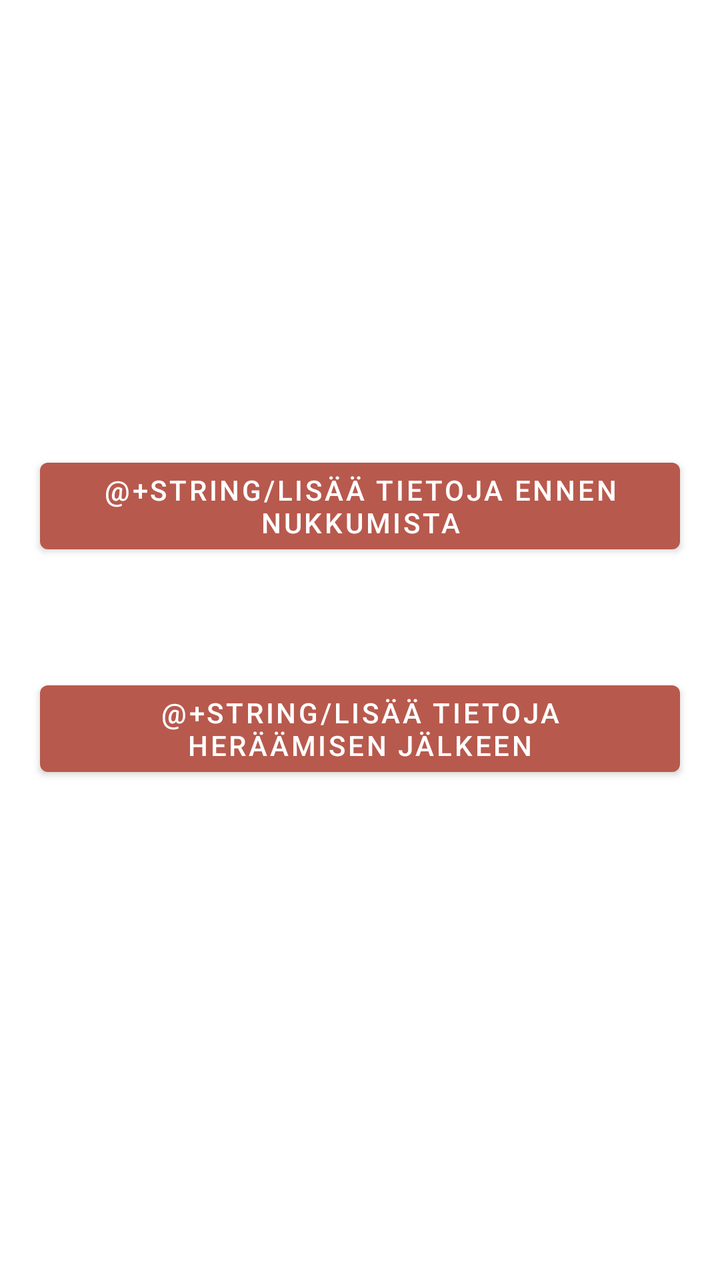
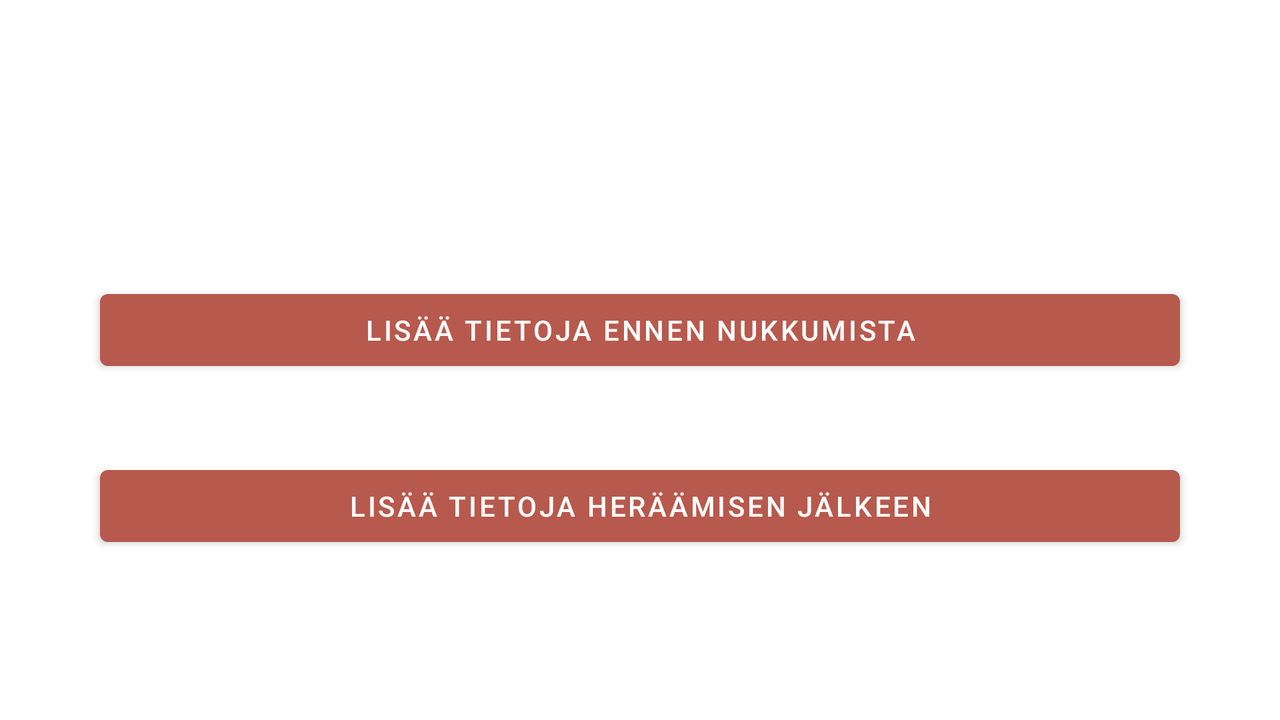

The same Android screen from two of the app's own layout files: first res/layout/ as a phone draws it, then the repository's variant for another configuration, drawn on a device whose configuration selects that folder. Both files follow.
<!-- AndroidManifest.xml: application theme Theme.Peippo -->
<!-- res/layout/activity_no_data_saved.xml -->
<?xml version="1.0" encoding="utf-8"?>
<androidx.constraintlayout.widget.ConstraintLayout xmlns:android="http://schemas.android.com/apk/res/android"
    xmlns:app="http://schemas.android.com/apk/res-auto"
    xmlns:tools="http://schemas.android.com/tools"
    android:layout_width="match_parent"
    android:layout_height="match_parent"
    tools:context=".ActivityNoDataSaved">

    <TextView
        android:id="@+id/textView"
        android:layout_width="0dp"
        android:layout_height="0dp"
        android:layout_marginStart="71dp"
        android:layout_marginTop="105dp"
        android:layout_marginEnd="71dp"
        android:layout_marginBottom="51dp"
        android:textSize="16sp"
        app:layout_constraintBottom_toTopOf="@+id/beforeSleepButton"
        app:layout_constraintEnd_toEndOf="parent"
        app:layout_constraintStart_toStartOf="parent"
        app:layout_constraintTop_toTopOf="parent" />

    <Button
        android:id="@+id/beforeSleepButton"
        android:layout_width="wrap_content"
        android:layout_height="wrap_content"
        android:layout_marginBottom="56dp"
        android:onClick="buttonAddBeforeSleepClicked"
        android:text="@+String/Lisää tietoja ennen nukkumista"
        app:layout_constraintBottom_toTopOf="@+id/afterSleepButton"
        app:layout_constraintEnd_toEndOf="parent"
        app:layout_constraintStart_toStartOf="parent"
        app:layout_constraintTop_toBottomOf="@+id/textView" />

    <Button
        android:id="@+id/afterSleepButton"
        android:layout_width="wrap_content"
        android:layout_height="wrap_content"
        android:layout_marginBottom="248dp"
        android:onClick="buttonAddAfterSleepClicked"
        android:text="@+String/Lisää tietoja heräämisen jälkeen"
        app:layout_constraintBottom_toBottomOf="parent"
        app:layout_constraintStart_toStartOf="@+id/beforeSleepButton"
        app:layout_constraintTop_toBottomOf="@+id/beforeSleepButton" />
</androidx.constraintlayout.widget.ConstraintLayout>
<!-- resources referenced by this layout -->
<resources>
  <style name="Theme.Peippo" parent="Theme.MaterialComponents.DayNight.DarkActionBar">
          
          <item name="colorPrimary">@color/purple_500</item>
          <item name="colorPrimaryVariant">@color/purple_700</item>
          <item name="colorOnPrimary">@color/white</item>
          
          <item name="colorSecondary">@color/teal_200</item>
          <item name="colorSecondaryVariant">@color/teal_700</item>
          <item name="colorOnSecondary">@color/black</item>
          
          <item name="android:statusBarColor" tools:targetApi="l">?attr/colorPrimaryVariant</item>
          
      </style>
  <color name="purple_500">#B8594D</color>
  <color name="purple_700">#B8594D</color>
  <color name="white">#FFFFFFFF</color>
  <color name="teal_200">#FF03DAC5</color>
  <color name="teal_700">#FF018786</color>
  <color name="black">#FF000000</color>
</resources>
<!-- res/layout-land/activity_no_data_saved.xml (the repository's variant of the layout above) -->
<!-- drawn on the phone turned sideways -->
<?xml version="1.0" encoding="utf-8"?>
<androidx.constraintlayout.widget.ConstraintLayout xmlns:android="http://schemas.android.com/apk/res/android"
    xmlns:app="http://schemas.android.com/apk/res-auto"
    android:layout_width="match_parent"
    android:layout_height="match_parent">

    <androidx.constraintlayout.widget.Guideline
        android:id="@+id/guideline5"
        android:layout_width="wrap_content"
        android:layout_height="wrap_content"
        android:orientation="vertical"
        app:layout_constraintGuide_percent="0.5"  />

    <TextView
        android:id="@+id/textView"
        android:layout_width="0dp"
        android:layout_height="wrap_content"
        android:layout_marginStart="71dp"
        android:layout_marginTop="105dp"
        android:layout_marginEnd="71dp"
        android:layout_marginBottom="51dp"
        android:textAlignment="center"
        android:textSize="16sp"
        app:layout_constraintBottom_toTopOf="@+id/beforeSleepButton"
        app:layout_constraintEnd_toEndOf="parent"
        app:layout_constraintStart_toStartOf="parent"
        app:layout_constraintTop_toTopOf="parent" />

    <Button
        android:id="@+id/beforeSleepButton"
        android:layout_width="0dp"
        android:layout_height="wrap_content"
        android:layout_marginStart="50dp"
        android:layout_marginEnd="50dp"
        android:layout_marginBottom="40dp"
        android:onClick="buttonAddBeforeSleepClicked"
        android:text="Lisää tietoja ennen nukkumista"
        app:layout_constraintBottom_toTopOf="@+id/afterSleepButton"
        app:layout_constraintEnd_toEndOf="parent"
        app:layout_constraintStart_toStartOf="parent"
        app:layout_constraintTop_toBottomOf="@+id/textView" />

    <Button
        android:id="@+id/afterSleepButton"
        android:layout_width="0dp"
        android:layout_height="wrap_content"
        android:layout_marginEnd="50dp"
        android:layout_marginBottom="120dp"
        android:onClick="buttonAddAfterSleepClicked"
        android:text="Lisää tietoja heräämisen jälkeen"
        app:layout_constraintBottom_toBottomOf="parent"
        app:layout_constraintEnd_toEndOf="parent"
        app:layout_constraintStart_toStartOf="@+id/beforeSleepButton"
        app:layout_constraintTop_toBottomOf="@+id/beforeSleepButton" />
</androidx.constraintlayout.widget.ConstraintLayout>
